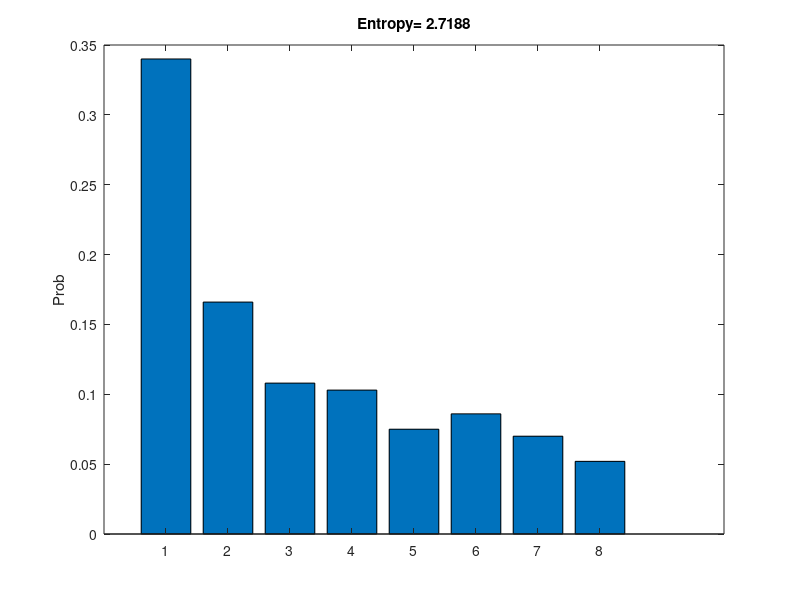
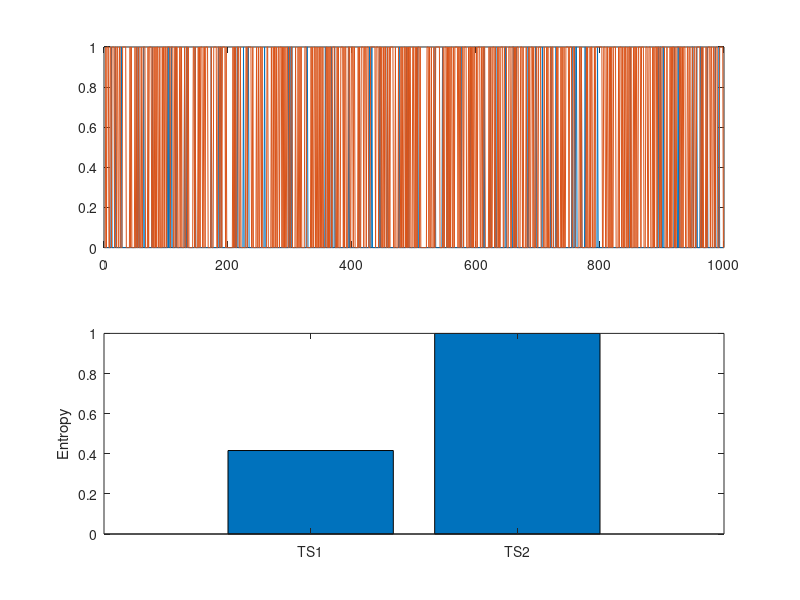

Here is the MATLAB script that generated these plots, in order: (Note: this script raises an error after producing the figures.)
clear,clf
%%
% generate data
N = 1000;
numbers = ceil( 8*rand(N,1).^2);

% get count and prob
u = unique(numbers);
probs = zeros(length(u),1);

for ui = 1:length(u)
    probs(ui) = sum(numbers == u(ui)) / N;
end

entropee = -sum(probs .* log2(probs+eps)); %eps to solve NAN error

figure(1),clf
bar(u,probs)
title(['Entropy= ' num2str(entropee)])
ylabel('Prob')

%% example2: spike times

%generate spike times series
[spikets1, spikets2] = deal(zeros(N,1));

%nnon random
spikets1( rand(N,1)>.9 ) = 1;

% equal probability
spikets2( rand(N,1)>.5 ) = 1; % last ma we get high entropy ie, 1

%probabilities
probs1 = [sum(spikets1==0) sum(spikets1==1) ] / N;
probs2 = [sum(spikets2==0) sum(spikets2==1) ] / N;

% compute entropy
entropee1 = -sum(probs1 .* log2(probs1+eps));
entropee2 = -sum(probs2 .* log2(probs2+eps));

figure(2),clf
subplot(211)
plot(1:N,spikets1,1:N,spikets2)

subplot(212)
bar([entropee1 entropee2])
set(gca,'xlim',[0 3],'XTickLabel',{'TS1';'TS2'})
ylabel('Entropy')

%% example3: analog time series

load v1_laminar.mat

%compute event-related potential
erp = mean(csd,3);

%number of bins
nbins = 50;

%initialize
entro = zeros(size(erp,1),1);

%compute entropy for each channel

for chani = 1:size(erp,1)
    %find boundries
    edges = linspace(min(erp(chani,:)),max(erp(chani,:)),nbins);

    %bin the data
    [nPerBin, bins] = histcounts(erp(chani,:),edges);
    
    %convert to probability
    probs = nPerBin ./ sum(nPerBin);

    %compute entropy
    entro(chani) = -sum(probs .* log2(probs+eps));
end

figure(3),clf
plot(entro,1:16,'ks-')
xlabel('Entropy')
ylabel('Channel')

% How to know good nbins?
% loop over bin counts
nbins = 4:50;

entro = zeros(size(erp,1),length(nbins));

for bini = 1: length(nbins)
    
    %compute entropy as above
    for chani = 1: size(erp,1)
        edges = linspace(min(erp(chani,:)),max(erp(chani,:)),nbins(bini));
        [nPerBin,bins] = histcounts(erp(chani,:),edges);
        probs = nPerBin ./ sum(nPerBin);
        entro(chani,bini) = -sum(probs .* log2(probs+eps));
    end
end

% image of entropy by channel and bin count
figure(4), clf
contourf(nbins,1:16,entro,40,'linecolor','none')
xlabel('Number of bins'), ylabel('Channel')
title('Entropy as a function of bin count and channel')
colorbar

% plot of the same data
figure(5), clf
plot(entro,1:16,'s-','linew',3,'markerfacecolor','w')
xlabel('Entropy'), ylabel('Channel')
